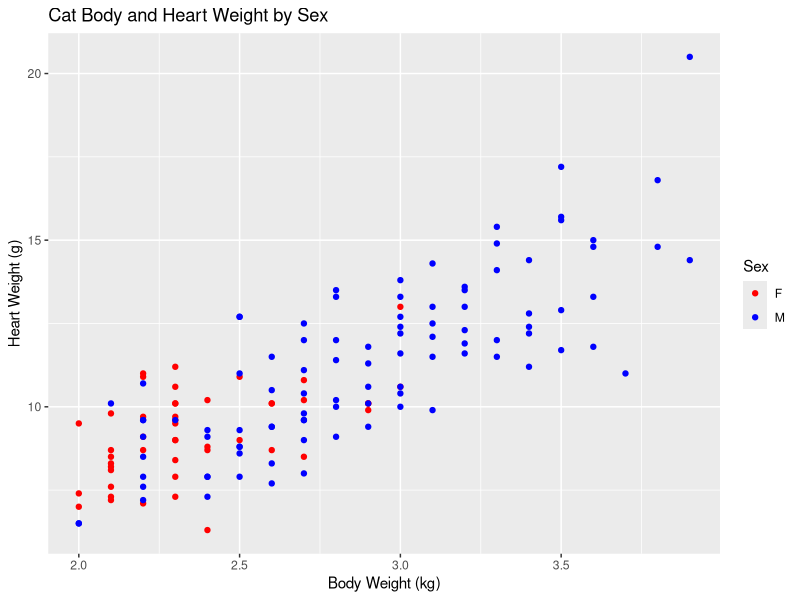
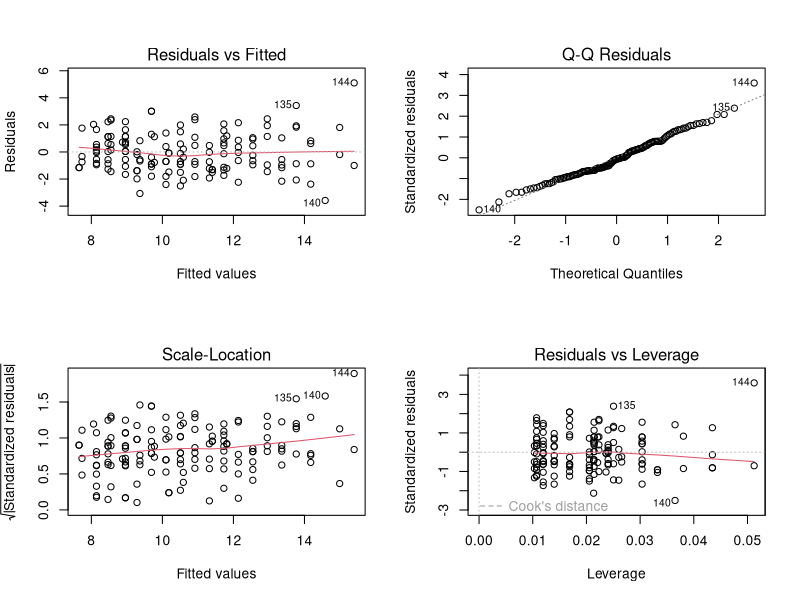
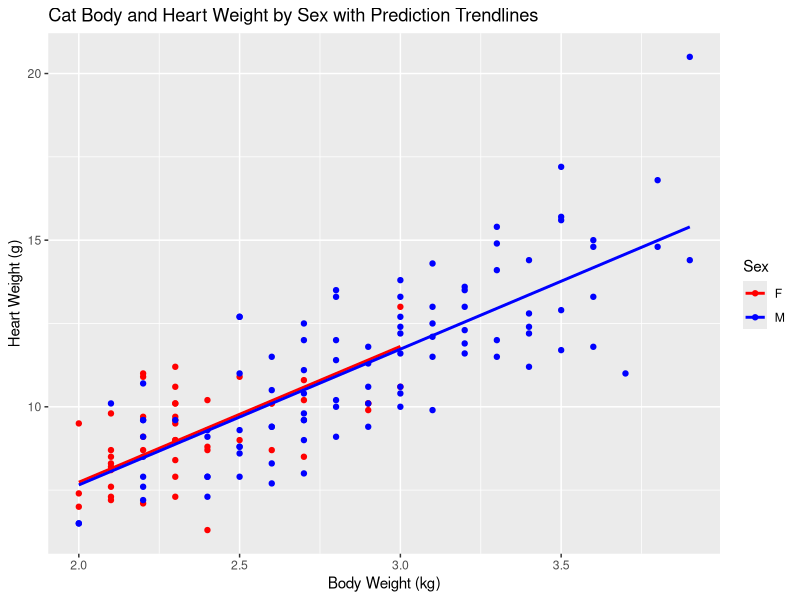
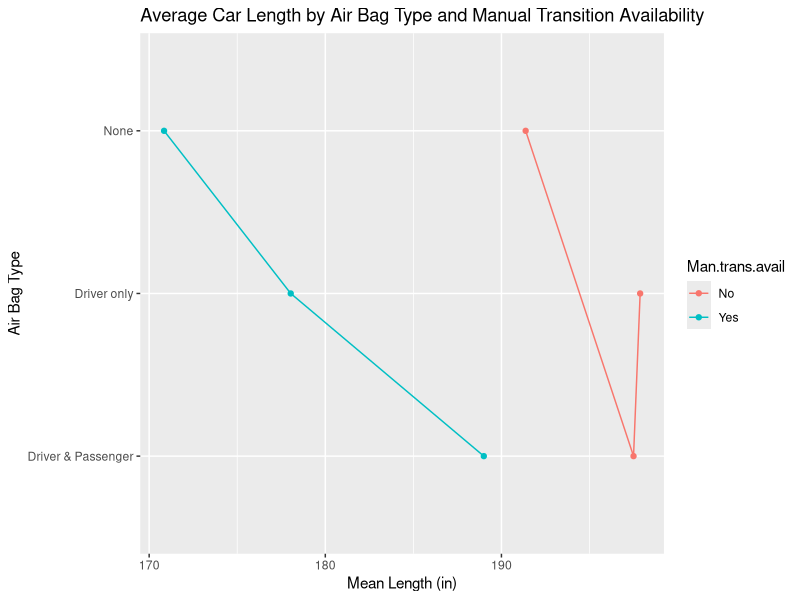

The R script that drew these images, in order:
# J. Jedediah Smith
# BIFX 551
# Midterm
# 3/20/2022

library("MASS")
library("ggplot2")


###############
# QUESTION 1a #
###############

# Grab the data set.
catsData <- cats

# Plot data with hwt on vertical axis, bwt on horizontal, and colored by sex.
# https://www.geeksforgeeks.org/how-to-color-scatter-plot-points-in-r/
# http://www.sthda.com/english/wiki/ggplot2-title-main-axis-and-legend-titles
ggplot(catsData,aes(x=Bwt,y=Hwt,group=Sex))+
  geom_point(aes(color=Sex))+
  scale_color_manual(values=c('Red','Blue'))+
  ggtitle("Cat Body and Heart Weight by Sex")+
  xlab("Body Weight (kg)")+
  ylab("Heart Weight (g)")


###############
# QUESTION 1b #
###############

# Fit a least-squares multiple linear regression model with hwt as response, bwt and sex as predictors.
fit <- lm(Hwt ~ Bwt + Sex, data=catsData)
summary(fit)

# Run regression diagnostics
par(mfrow=c(2,2))
plot(fit)
par(mfrow=c(1,1))

# Normality: Pass (Normal QQ is a straight line.)
# Linearity: Pass (Residuals vs Fitted is not curved.)
# Homoscedasticity: Pass (Scale-Location is random around a horizontal line.)
# Independence: Assumed


###############
# QUESTION 1c #
###############

# No new code needed.
# Plug the coefficient intercepts from Question 1b into line equation to get prediction formula.
# As shown in Question 1b, Bwt was significant, while Sex was insignificant.


###############
# QUESTION 1d #
###############

# No new code needed.
# Coefficient of determination is the Multiple R-Squared from summary in Question 1b.
# Omnibus F-Test is the F-statistic from summary in Question 1b.
# Links below helped me make these conclusions, as I found the question terminology puzzling.
# http://www.sthda.com/english/articles/40-regression-analysis/168-multiple-linear-regression-in-r/
# https://www.statology.org/r-squared-in-r/


###############
# QUESTION 1e #
###############

# Create frame with data to predict from.
Bwt <- 3.4
Sex <- "F"
newData <- data.frame(Sex,Bwt)

# Predict what the Hwt will be.
# https://www.r-tutor.com/elementary-statistics/simple-linear-regression/prediction-interval-linear-regression
predict(fit,newData,interval="predict") #95% interval is the default.


###############
# QUESTION 1f #
###############

# Make predictions using fitted model
predfit <- predict(fit)

# Plot the predictions against original data.
# https://aosmith.rbind.io/2018/11/16/plot-fitted-lines/#plotting-predicted-values-with-geom_line
ggplot(catsData, aes(x = Bwt, y = Hwt, color = Sex) ) +
  geom_point() +
  geom_line(aes(y = predfit), size = 1) +
  scale_color_manual(values=c('Red','Blue'))+
  ggtitle("Cat Body and Heart Weight by Sex with Prediction Trendlines")+
  xlab("Body Weight (kg)")+
  ylab("Heart Weight (g)")


###############
# QUESTION 2a #
###############

# Grab data and remove the unneeded categories.
carData <- Cars93
carData.num <- carData[-c(1,2,3,10,26,27)]

# Aggregate data around remaining categories to get length mean
# https://r-coder.com/aggregate-r/
aggregate(Length ~ AirBags + Man.trans.avail, data = carData.num, FUN = mean)


###############
# QUESTION 2b #
###############

# Save the aggregate data
aggrfit <- aggregate(Length ~ AirBags + Man.trans.avail, data = carData.num, FUN = mean)

# Interaction plot of aggregate data
# https://ggplot2tutor.com/tutorials/interaction_plot
ggplot(aggrfit, aes(x=Length, y=AirBags, group=Man.trans.avail)) +
  geom_line(aes(group = Man.trans.avail, color = Man.trans.avail)) +
  geom_point(aes(color = Man.trans.avail)) +
  ggtitle("Average Car Length by Air Bag Type and Manual Transition Availability")+
  xlab("Mean Length (in)")+
  ylab("Air Bag Type")


###############
# QUESTION 2c #
###############

# First two-way ANOVA model from aggregate data.
# Did not display p-values when I tested it, so I went and made a second model.
anovaModel <- aov(Length ~ AirBags * Man.trans.avail, data = aggrfit)
summary(anovaModel)

# Second two-way ANOVA model from original raw data.
# It did display p-values when I tested it, so I used this for my answers.
anovaModel <- aov(Length ~ AirBags * Man.trans.avail, data = carData)
summary(anovaModel)
